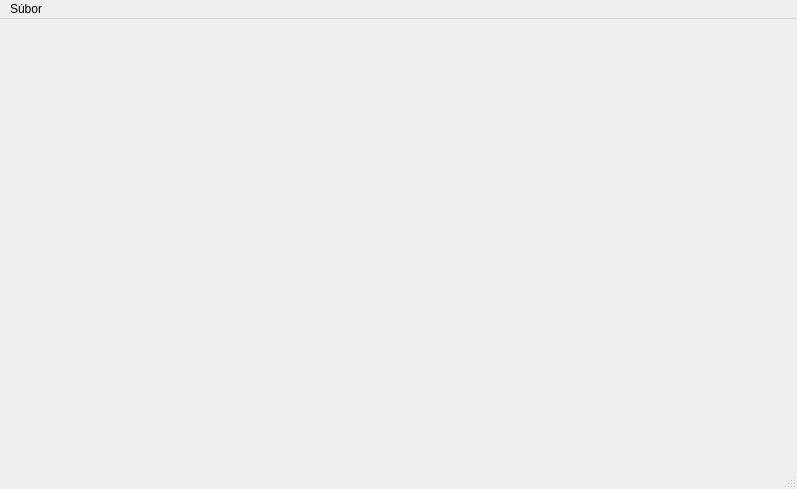
<?xml version="1.0" encoding="UTF-8"?>
<ui version="4.0">
 <class>WelcomePage</class>
 <widget class="QMainWindow" name="WelcomePage">
  <property name="geometry">
   <rect>
    <x>0</x>
    <y>0</y>
    <width>797</width>
    <height>489</height>
   </rect>
  </property>
  <property name="windowTitle">
   <string>MainWindow</string>
  </property>
  <widget class="QWidget" name="centralwidget">
   <layout class="QGridLayout" name="gridLayout_2">
    <item row="0" column="0">
     <layout class="QGridLayout" name="gridLayout">
      <item row="0" column="0" colspan="2">
       <widget class="QStackedWidget" name="stackedWidget">
        <property name="currentIndex">
         <number>-1</number>
        </property>
       </widget>
      </item>
     </layout>
    </item>
   </layout>
  </widget>
  <widget class="QMenuBar" name="menubar">
   <property name="geometry">
    <rect>
     <x>0</x>
     <y>0</y>
     <width>797</width>
     <height>20</height>
    </rect>
   </property>
   <widget class="QMenu" name="menuS_bor">
    <property name="title">
     <string>Súbor</string>
    </property>
    <addaction name="actionSuppliers"/>
    <addaction name="actionOdberatelia"/>
    <addaction name="actiondSettings"/>
    <addaction name="actionQuit"/>
   </widget>
   <addaction name="menuS_bor"/>
  </widget>
  <widget class="QStatusBar" name="statusbar"/>
  <action name="actionQuit">
   <property name="text">
    <string>Skončiť</string>
   </property>
  </action>
  <action name="actiondSettings">
   <property name="text">
    <string>Nastavenia</string>
   </property>
  </action>
  <action name="actionSuppliers">
   <property name="text">
    <string>Dodávatelia</string>
   </property>
  </action>
  <action name="actionOdberatelia">
   <property name="text">
    <string>Odberatelia</string>
   </property>
  </action>
 </widget>
 <resources/>
 <connections/>
</ui>
